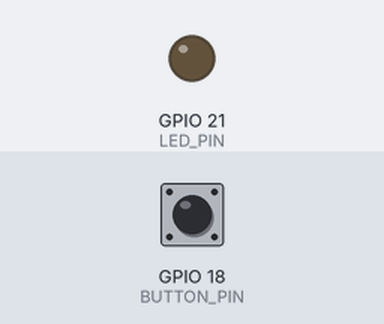
A sketch run on a simulated ESP32. Shown: output pins drawn as LEDs (lit = HIGH). The inputs (shaded band) are chosen by the test bench; at power-on: GPIO 18 (BUTTON_PIN) HIGH.

Above: at 1.2 s.
1.3 s: GPIO 18 (BUTTON_PIN) pulled LOW for 0.15 s
At 1.37 s:
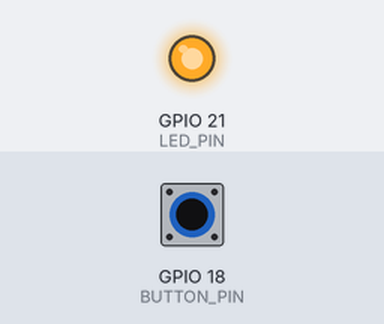
2.9 s: GPIO 18 (BUTTON_PIN) pulled LOW for 3.2 s
At 7.5 s:
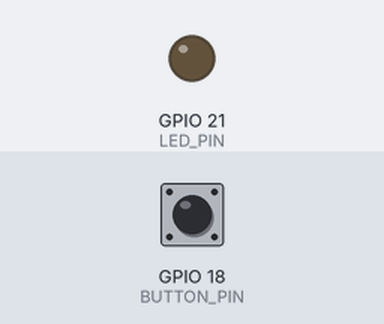
Timing chart, 0 to 9.0 s (numbered marks = the images above; inputs shaded):
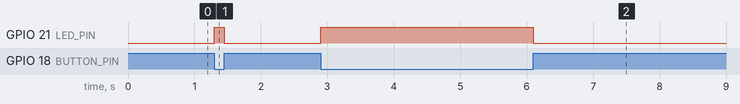

The sketch:

button_led.ino
```cpp
/*
 * This ESP32 code is created by esp32io.com
 *
 * This ESP32 code is released in the public domain
 *
 * For more detail (instruction and wiring diagram), visit https://esp32io.com/tutorials/esp32-button-led
 */

#define BUTTON_PIN  18 // ESP32 pin GPIO18, which connected to button
#define LED_PIN     21 // ESP32 pin GPIO21, which connected to led

// variables will change:
int button_state = 0;   // variable for reading the button status

void setup() {
  // initialize the LED pin as an output:
  pinMode(LED_PIN, OUTPUT);
  // initialize the button pin as an pull-up input:
  // the pull-up input pin will be HIGH when the button is open and LOW when the button is pressed.
  pinMode(BUTTON_PIN, INPUT_PULLUP);
}

void loop() {
  // read the state of the button value:
  button_state = digitalRead(BUTTON_PIN);

  // control LED according to the state of button
  if (button_state == LOW)       // if button is pressed
    digitalWrite(LED_PIN, HIGH); // turn on LED
  else                           // otherwise, button is not pressing
    digitalWrite(LED_PIN, LOW);  // turn off LED
}
```

Measured:
- after the input at 1.3 s, GPIO 21 (LED_PIN): LOW → HIGH at once, → LOW 0.15 s later
- after the input at 2.9 s, GPIO 21 (LED_PIN): LOW → HIGH at once, → LOW 3.2 s later
